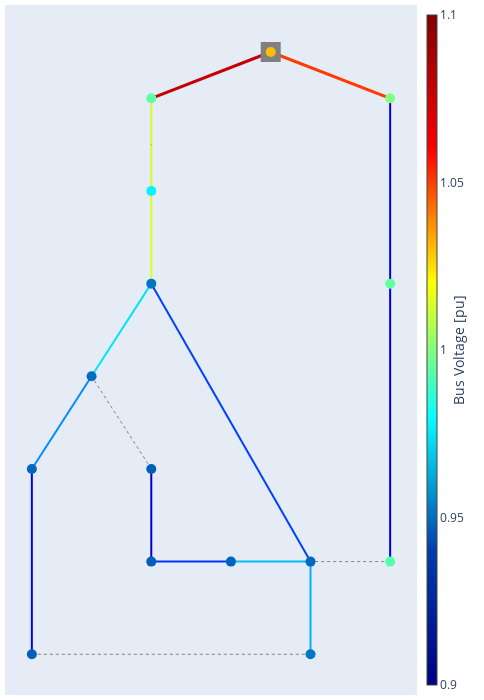

Notebook cell for this chart:
### Code cell
pp.plotting.plotly.pf_res_plotly(network, auto_open=False)

### Figure 1 — Plotly figure (JSON) as saved in the notebook; plotly's stock layout.template omitted (floating-point values rounded to 4 significant figures)
{"data": [{"hoverinfo": "text", "legendgroup": "lines", "line": {"color": "rgb(212.09677419354836,255.0,34.67741935483871)", "dash": "solid", "width": 2}, "mode": "lines", "name": "lines", "showlegend": true, "text": "Line 1-2<br />I = 60.611 %<br />I_from = 0.087 kA<br />I_to = 0.088 kA<br />", "type": "scatter", "x": [4.0, 4.0, 4.0], "y": [15.0, 14.0, 13.0]}, {"hoverinfo": "text", "legendgroup": "lines", "line": {"color": "rgb(215.32258064516125,255.0,31.451612903225794)", "dash": "solid", "width": 2}, "mode": "lines", "name": "lines", "showlegend": false, "text": "Line 2-3<br />I = 61.328 %<br />I_from = 0.088 kA<br />I_to = 0.089 kA<br />", "type": "scatter", "x": [4.0, 4.0, 4.0], "y": [13.0, 12.0, 11.0]}, {"hoverinfo": "text", "legendgroup": "lines", "line": {"color": "rgb(0.0,228.5,247.58064516129033)", "dash": "solid", "width": 2}, "mode": "lines", "name": "lines", "showlegend": false, "text": "Line 3-4<br />I = 35.102 %<br />I_from = 0.051 kA<br />I_to = 0.051 kA<br />", "type": "scatter", "x": [4.0, 3.25, 2.5], "y": [11.0, 10.0, 9.0]}, {"hoverinfo": "text", "legendgroup": "lines", "line": {"color": "rgb(0.0,140.5,255.0)", "dash": "solid", "width": 2}, "mode": "lines", "name": "lines", "showlegend": false, "text": "Line 4-5<br />I = 26.232 %<br />I_from = 0.038 kA<br />I_to = 0.038 kA<br />", "type": "scatter", "x": [2.5, 1.75, 1.0], "y": [9.0, 8.0, 7.0]}, {"hoverinfo": "text", "legendgroup": "lines", "line": {"color": "rgb(0.0,0.0,254.77272727272725)", "dash": "solid", "width": 2}, "mode": "lines", "name": "lines", "showlegend": false, "text": "Line 5-6<br />I = 11.24 %<br />I_from = 0.016 kA<br />I_to = 0.016 kA<br />", "type": "scatter", "x": [1.0, 1.0, 1.0], "y": [7.0, 5.0, 3.0]}, {"hoverinfo": "text", "legendgroup": "lines", "line": {"color": "rgb(0.0,176.5,255.0)", "dash": "solid", "width": 2}, "mode": "lines", "name": "lines", "showlegend": false, "text": "Line 7-8<br />I = 29.779 %<br />I_from = 0.043 kA<br />I_to = 0.043 kA<br />", "type": "scatter", "x": [8.0, 8.0, 8.0], "y": [3.0, 4.0, 5.0]}, {"hoverinfo": "text", "legendgroup": "lines", "line": {"color": "rgb(0.0,188.5,255.0)", "dash": "solid", "width": 2}, "mode": "lines", "name": "lines", "showlegend": false, "text": "Line 8-9<br />I = 31.137 %<br />I_from = 0.045 kA<br />I_to = 0.045 kA<br />", "type": "scatter", "x": [8.0, 7.0, 6.0], "y": [5.0, 5.0, 5.0]}, {"hoverinfo": "text", "legendgroup": "lines", "line": {"color": "rgb(0.0,52.49999999999997,255.0)", "dash": "solid", "width": 2}, "mode": "lines", "name": "lines", "showlegend": false, "text": "Line 9-10<br />I = 17.966 %<br />I_from = 0.026 kA<br />I_to = 0.026 kA<br />", "type": "scatter", "x": [6.0, 5.0, 4.0], "y": [5.0, 5.0, 5.0]}, {"hoverinfo": "text", "legendgroup": "lines", "line": {"color": "rgb(0.0,0.0,204.77272727272725)", "dash": "solid", "width": 2}, "mode": "lines", "name": "lines", "showlegend": false, "text": "Line 10-11<br />I = 6.903 %<br />I_from = 0.01 kA<br />I_to = 0.01 kA<br />", "type": "scatter", "x": [4.0, 4.0, 4.0], "y": [5.0, 6.0, 7.0]}, {"hoverinfo": "text", "legendgroup": "lines", "line": {"color": "rgb(0.0,64.5,255.0)", "dash": "solid", "width": 2}, "mode": "lines", "name": "lines", "showlegend": false, "text": "Line 3-8<br />I = 18.846 %<br />I_from = 0.027 kA<br />I_to = 0.027 kA<br />", "type": "scatter", "x": [4.0, 6.0, 8.0], "y": [11.0, 8.0, 5.0]}, {"hoverinfo": "text", "legendgroup": "lines", "line": {"color": "rgb(0.0,0.0,236.59090909090907)", "dash": "solid", "width": 2}, "mode": "lines", "name": "lines", "showlegend": false, "text": "Line 12-13<br />I = 9.476 %<br />I_from = 0.018 kA<br />I_to = 0.018 kA<br />", "type": "scatter", "x": [10.0, 10.0, 10.0], "y": [15.0, 13.0, 11.0]}, {"hoverinfo": "text", "legendgroup": "lines", "line": {"color": "rgb(0.0,0.0,227.49999999999997)", "dash": "solid", "width": 2}, "mode": "lines", "name": "lines", "showlegend": false, "text": "Line 13-14<br />I = 8.909 %<br />I_from = 0.017 kA<br />I_to = 0.017 kA<br />", "type": "scatter", "x": [10.0, 10.0, 10.0], "y": [11.0, 8.0, 5.0]}, {"hoverinfo": "text", "legendgroup": "disconnected lines", "line": {"color": "rgb(128, 128, 128)", "dash": "dot", "width": 1.0}, "mode": "lines", "name": "disconnected branches", "showlegend": true, "text": "Line 6-7<br />I = 0.086 %<br />I_from = 0.0 kA<br />I_to = 0.0 kA<br />", "type": "scatter", "x": [1.0, 4.5, 8.0], "y": [3.0, 3.0, 3.0]}, {"hoverinfo": "text", "legendgroup": "disconnected lines", "line": {"color": "rgb(128, 128, 128)", "dash": "dot", "width": 1.0}, "mode": "lines", "name": "disconnected branches", "showlegend": false, "text": "Line 11-4<br />I = 0.175 %<br />I_from = 0.0 kA<br />I_to = 0.0 kA<br />", "type": "scatter", "x": [4.0, 3.25, 2.5], "y": [7.0, 8.0, 9.0]}, {"hoverinfo": "text", "legendgroup": "disconnected lines", "line": {"color": "rgb(128, 128, 128)", "dash": "dot", "width": 1.0}, "mode": "lines", "name": "disconnected branches", "showlegend": false, "text": "Line 14-8<br />I = 0.037 %<br />I_from = 0.0 kA<br />I_to = 0.0 kA<br />", "type": "scatter", "x": [10.0, 9.0, 8.0], "y": [5.0, 5.0, 5.0]}, {"hoverinfo": "text", "legendgroup": "lines", "marker": {"color": "rgb(128, 128, 128)", "size": 1, "symbol": "circle"}, "mode": "markers", "name": "edge_center", "showlegend": false, "text": ["Line 1-2<br />I = 60.611 %<br />I_from = 0.087 kA<br />I_to = 0.088 kA<br />", "Line 2-3<br />I = 61.328 %<br />I_from = 0.088 kA<br />I_to = 0.089 kA<br />", "Line 3-4<br />I = 35.102 %<br />I_from = 0.051 kA<br />I_to = 0.051 kA<br />", "Line 4-5<br />I = 26.232 %<br />I_from = 0.038 kA<br />I_to = 0.038 kA<br />", "Line 5-6<br />I = 11.24 %<br />I_from = 0.016 kA<br />I_to = 0.016 kA<br />", "Line 7-8<br />I = 29.779 %<br />I_from = 0.043 kA<br />I_to = 0.043 kA<br />", "Line 8-9<br />I = 31.137 %<br />I_from = 0.045 kA<br />I_to = 0.045 kA<br />", "Line 9-10<br />I = 17.966 %<br />I_from = 0.026 kA<br />I_to = 0.026 kA<br />", "Line 10-11<br />I = 6.903 %<br />I_from = 0.01 kA<br />I_to = 0.01 kA<br />", "Line 3-8<br />I = 18.846 %<br />I_from = 0.027 kA<br />I_to = 0.027 kA<br />", "Line 12-13<br />I = 9.476 %<br />I_from = 0.018 kA<br />I_to = 0.018 kA<br />", "Line 13-14<br />I = 8.909 %<br />I_from = 0.017 kA<br />I_to = 0.017 kA<br />", "Line 6-7<br />I = 0.086 %<br />I_from = 0.0 kA<br />I_to = 0.0 kA<br />", "Line 11-4<br />I = 0.175 %<br />I_from = 0.0 kA<br />I_to = 0.0 kA<br />", "Line 14-8<br />I = 0.037 %<br />I_from = 0.0 kA<br />I_to = 0.0 kA<br />"], "type": "scatter", "x": [4.0], "y": [14.0]}, {"hoverinfo": "text", "legendgroup": "2W transformers", "line": {"color": "rgb(195.68181818181822,0.0,0.0)", "width": 3.0}, "mode": "lines", "name": "2W transformers", "showlegend": true, "text": "Trafo 0-1<br />I = 93.808 %<br />I_hv = 0.123 kA<br />I_lv = 0.677 kA<br />", "type": "scatter", "x": [7.0, 5.5, 4.0], "y": [16.0, 15.5, 15.0]}, {"hoverinfo": "text", "legendgroup": "2W transformers", "line": {"color": "rgb(255.0,59.44444444444448,0.0)", "width": 3.0}, "mode": "lines", "name": "2W transformers", "showlegend": false, "text": "Trafo 0-12<br />I = 84.698 %<br />I_hv = 0.111 kA<br />I_lv = 0.611 kA<br />", "type": "scatter", "x": [7.0, 8.5, 10.0], "y": [16.0, 15.5, 15.0]}, {"hoverinfo": "text", "legendgroup": "2W transformers", "marker": {"color": "rgb(255.0,59.44444444444448,0.0)", "size": 1, "symbol": "circle"}, "mode": "markers", "name": "edge_center", "showlegend": false, "text": ["Trafo 0-1<br />I = 93.808 %<br />I_hv = 0.123 kA<br />I_lv = 0.677 kA<br />", "Trafo 0-12<br />I = 84.698 %<br />I_hv = 0.111 kA<br />I_lv = 0.611 kA<br />"], "type": "scatter", "x": [5.5], "y": [15.5]}, {"hoverinfo": "text", "marker": {"color": "rgb(128, 128, 128)", "size": 20, "symbol": "square"}, "mode": "markers", "name": "external_grid", "text": ["Bus 0"], "type": "scatter", "x": [7.0], "y": [16.0]}, {"hoverinfo": "text", "marker": {"cmax": 1.1, "cmin": 0.9, "color": [1.03, 0.9941, 0.9778, 0.9518, 0.9501, 0.9489, 0.9475, 0.9522, 0.9492, 0.9483, 0.9471, 0.9469, 1.0, 0.9953, 0.9926], "colorbar": {"thickness": 10, "title": {"side": "right", "text": "Bus Voltage [pu]"}, "x": 1.0}, "colorscale": [[0.0, "rgb(0,0,131)"], [0.2, "rgb(0,60,170)"], [0.4, "rgb(5,255,255)"], [0.6, "rgb(255,255,0)"], [0.8, "rgb(250,0,0)"], [1.0, "rgb(128,0,0)"]], "size": 10, "symbol": "circle"}, "mode": "markers", "name": "buses", "text": ["Bus 0<br />V_m = 1.03 pu<br />V_m = 113.3 kV<br />V_a = 0.0 deg", "Bus 1<br />V_m = 0.994 pu<br />V_m = 19.883 kV<br />V_a = -36.045 deg", "Bus 2<br />V_m = 0.978 pu<br />V_m = 19.556 kV<br />V_a = -36.573 deg", "Bus 3<br />V_m = 0.952 pu<br />V_m = 19.037 kV<br />V_a = -37.415 deg", "Bus 4<br />V_m = 0.95 pu<br />V_m = 19.002 kV<br />V_a = -37.509 deg", "Bus 5<br />V_m = 0.949 pu<br />V_m = 18.978 kV<br />V_a = -37.574 deg", "Bus 6<br />V_m = 0.947 pu<br />V_m = 18.95 kV<br />V_a = -37.65 deg", "Bus 7<br />V_m = 0.952 pu<br />V_m = 19.044 kV<br />V_a = -37.14 deg", "Bus 8<br />V_m = 0.949 pu<br />V_m = 18.984 kV<br />V_a = -37.414 deg", "Bus 9<br />V_m = 0.948 pu<br />V_m = 18.965 kV<br />V_a = -37.449 deg", "Bus 10<br />V_m = 0.947 pu<br />V_m = 18.942 kV<br />V_a = -37.508 deg", "Bus 11<br />V_m = 0.947 pu<br />V_m = 18.938 kV<br />V_a = -37.518 deg", "Bus 12<br />V_m = 1.0 pu<br />V_m = 20.003 kV<br />V_a = -35.487 deg", "Bus 13<br />V_m = 0.995 pu<br />V_m = 19.907 kV<br />V_a = -35.538 deg", "Bus 14<br />V_m = 0.993 pu<br />V_m = 19.851 kV<br />V_a = -35.568 deg"], "type": "scatter", "x": [7.0, 4.0, 4.0, 4.0, 2.5, 1.0, 1.0, 8.0, 8.0, 6.0, 4.0, 4.0, 10.0, 10.0, 10.0], "y": [16.0, 15.0, 13.0, 11.0, 9.0, 7.0, 3.0, 3.0, 5.0, 5.0, 5.0, 7.0, 15.0, 11.0, 5.0]}], "layout": {"autosize": true, "height": 700.0, "hovermode": "closest", "legend": {"itemsizing": "constant"}, "margin": {"b": 5, "l": 5, "r": 5, "t": 5}, "showlegend": false, "title": {"font": {"size": 16}}, "width": 484.6, "xaxis": {"showgrid": false, "showticklabels": false, "zeroline": false}, "yaxis": {"showgrid": false, "showticklabels": false, "zeroline": false}}}
